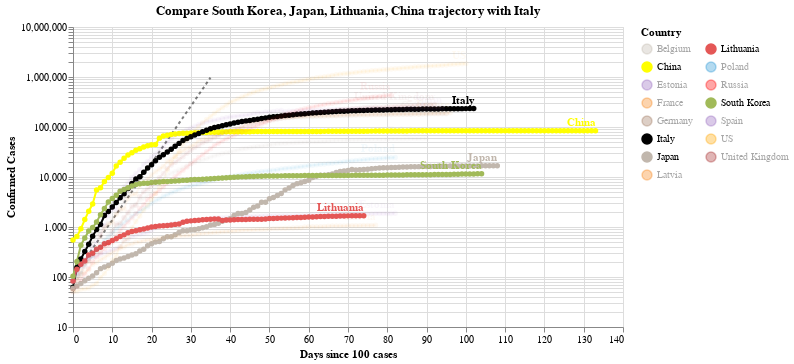

Notebook code cell kept with this figure:
### Code cell
#hide_input
chart3 = make_since_chart(dff2, ['South Korea', 'Japan', 'Lithuania', 'China'], baseline_countries)
chart3

### Figure 1 — Vega-Lite specification as saved in the notebook (floating-point values rounded to 4 significant figures; data arrays with more than 128 entries replaced by an {"elided": "..."} marker saying what was removed)
{"config": {"view": {"continuousWidth": 400, "continuousHeight": 300}}, "layer": [{"data": {"name": "data-628230001892d6798b50651be41d1b3e"}, "mark": {"type": "line", "color": "black", "opacity": 0.5, "strokeDash": [3, 3]}, "encoding": {"x": {"type": "quantitative", "field": "Days since 100 cases"}, "y": {"type": "quantitative", "field": "Confirmed Cases"}}}, {"data": {"name": "data-697d10b4ae865987bb73bd533e16f802"}, "mark": {"type": "line", "point": true}, "encoding": {"color": {"type": "nominal", "field": "Country", "legend": {"columns": 2}, "scale": {"domain": ["Belgium", "China", "Estonia", "France", "Germany", "Italy", "Japan", "Latvia", "Lithuania", "Poland", "Russia", "South Korea", "Spain", "US", "United Kingdom"], "range": ["#C1B7AD", "yellow", "#9467bd", "#F58518", "#9D755D", "black", "#C1B7AD", "#F58518", "#E45756", "#2495D3", "red", "#A1BA59", "#9467bd", "orange", "brown"]}}, "opacity": {"condition": {"value": 1, "selection": "selector001"}, "value": 0.05}, "tooltip": [{"type": "nominal", "field": "Country"}, {"type": "temporal", "field": "Date"}, {"type": "quantitative", "field": "Confirmed Cases"}, {"type": "quantitative", "field": "Days since 100 cases"}], "x": {"type": "quantitative", "field": "Days since 100 cases"}, "y": {"type": "quantitative", "field": "Confirmed Cases", "scale": {"type": "log"}}}, "selection": {"selector001": {"type": "multi", "fields": ["Country"], "bind": "legend", "init": [{"Country": "South Korea"}, {"Country": "Japan"}, {"Country": "Lithuania"}, {"Country": "China"}, {"Country": "Italy"}]}}, "width": 550}, {"data": {"name": "data-697d10b4ae865987bb73bd533e16f802"}, "mark": {"type": "text", "align": "right", "dy": -8, "fontWeight": "bold"}, "encoding": {"color": {"type": "nominal", "field": "Country", "legend": {"columns": 2}, "scale": {"domain": ["Belgium", "China", "Estonia", "France", "Germany", "Italy", "Japan", "Latvia", "Lithuania", "Poland", "Russia", "South Korea", "Spain", "US", "United Kingdom"], "range": ["#C1B7AD", "yellow", "#9467bd", "#F58518", "#9D755D", "black", "#C1B7AD", "#F58518", "#E45756", "#2495D3", "red", "#A1BA59", "#9467bd", "orange", "brown"]}}, "opacity": {"condition": {"value": 1, "selection": "selector001"}, "value": 0.05}, "text": {"type": "nominal", "field": "Country"}, "tooltip": [{"type": "nominal", "field": "Country"}, {"type": "temporal", "field": "Date"}, {"type": "quantitative", "field": "Confirmed Cases"}, {"type": "quantitative", "field": "Days since 100 cases"}], "x": {"type": "quantitative", "field": "Days since 100 cases"}, "y": {"type": "quantitative", "field": "Confirmed Cases", "scale": {"type": "log"}}}, "transform": [{"filter": "(datum['Date'] >= 1591142400000)"}], "width": 550}], "title": "Compare South Korea, Japan, Lithuania, China trajectory with Italy", "$schema": "https://vega.github.io/schema/vega-lite/v4.0.2.json", "datasets": {"data-628230001892d6798b50651be41d1b3e": [{"Days since 100 cases": 0, "Confirmed Cases": 100.0}, {"Days since 100 cases": 1, "Confirmed Cases": 130.0}, {"Days since 100 cases": 2, "Confirmed Cases": 169.0}, {"Days since 100 cases": 3, "Confirmed Cases": 219.7}, {"Days since 100 cases": 4, "Confirmed Cases": 285.6}, {"Days since 100 cases": 5, "Confirmed Cases": 371.3}, {"Days since 100 cases": 6, "Confirmed Cases": 482.7}, {"Days since 100 cases": 7, "Confirmed Cases": 627.5}, {"Days since 100 cases": 8, "Confirmed Cases": 815.7}, {"Days since 100 cases": 9, "Confirmed Cases": 1060.0}, {"Days since 100 cases": 10, "Confirmed Cases": 1379.0}, {"Days since 100 cases": 11, "Confirmed Cases": 1792.0}, {"Days since 100 cases": 12, "Confirmed Cases": 2330.0}, {"Days since 100 cases": 13, "Confirmed Cases": 3029.0}, {"Days since 100 cases": 14, "Confirmed Cases": 3937.0}, {"Days since 100 cases": 15, "Confirmed Cases": 5119.0}, {"Days since 100 cases": 16, "Confirmed Cases": 6654.0}, {"Days since 100 cases": 17, "Confirmed Cases": 8650.0}, {"Days since 100 cases": 18, "Confirmed Cases": 11250.0}, {"Days since 100 cases": 19, "Confirmed Cases": 14620.0}, {"Days since 100 cases": 20, "Confirmed Cases": 19000.0}, {"Days since 100 cases": 21, "Confirmed Cases": 24710.0}, {"Days since 100 cases": 22, "Confirmed Cases": 32120.0}, {"Days since 100 cases": 23, "Confirmed Cases": 41750.0}, {"Days since 100 cases": 24, "Confirmed Cases": 54280.0}, {"Days since 100 cases": 25, "Confirmed Cases": 70560.0}, {"Days since 100 cases": 26, "Confirmed Cases": 91730.0}, {"Days since 100 cases": 27, "Confirmed Cases": 119300.0}, {"Days since 100 cases": 28, "Confirmed Cases": 155000.0}, {"Days since 100 cases": 29, "Confirmed Cases": 201500.0}, {"Days since 100 cases": 30, "Confirmed Cases": 262000.0}, {"Days since 100 cases": 31, "Confirmed Cases": 340600.0}, {"Days since 100 cases": 32, "Confirmed Cases": 442800.0}, {"Days since 100 cases": 33, "Confirmed Cases": 575600.0}, {"Days since 100 cases": 34, "Confirmed Cases": 748300.0}, {"Days since 100 cases": 35, "Confirmed Cases": 972800.0}], "data-697d10b4ae865987bb73bd533e16f802": {"elided": "1425 records"}}}
